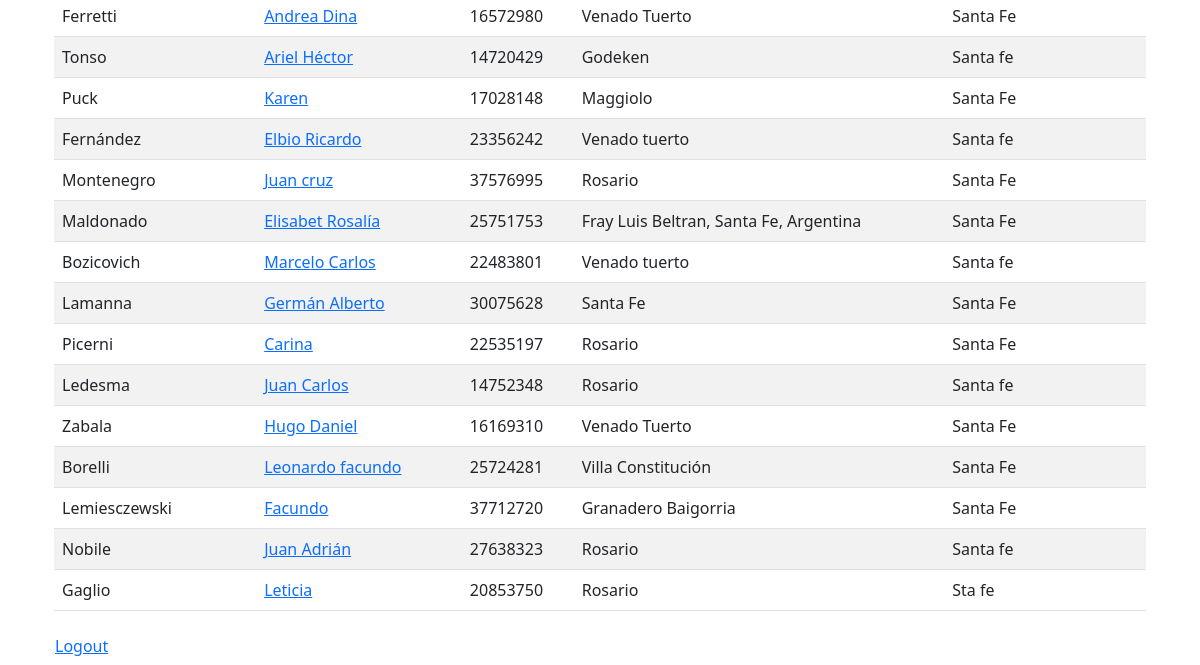
The app's page /listado/ (signed in, lower part), older data.
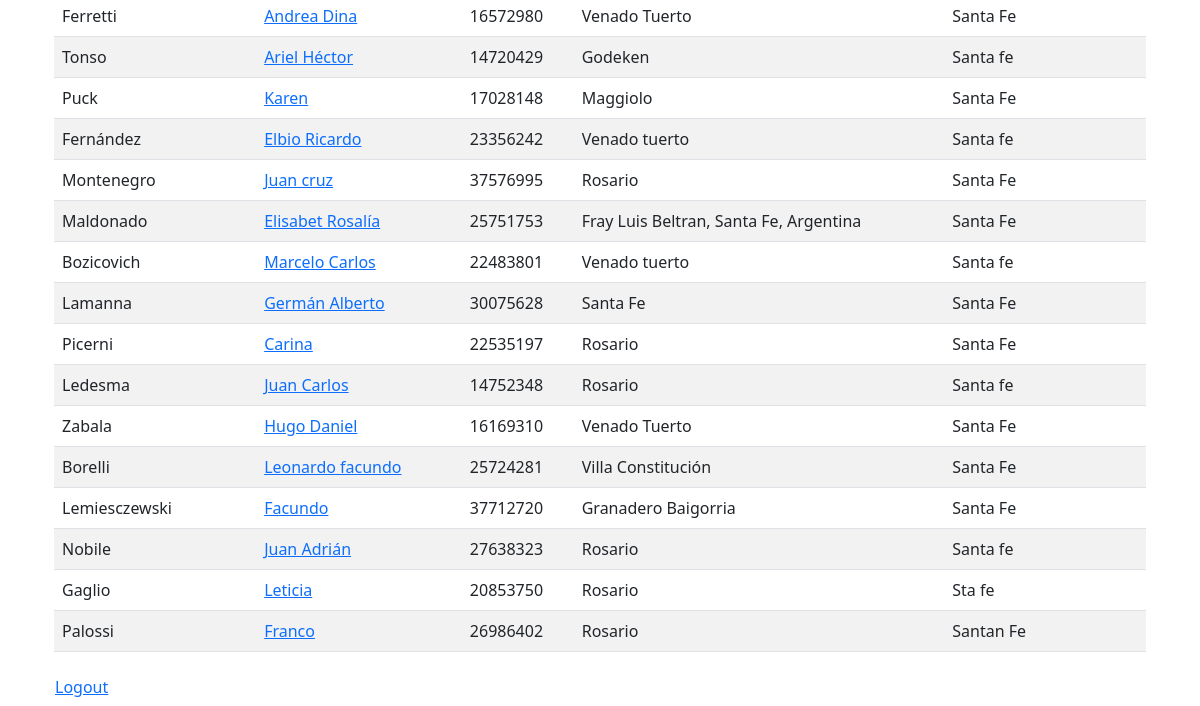
The same page, newer data.
### registro/models.py (models this page shows, shortened)
class Registro(models.Model):
    id = models.AutoField(primary_key=True)  # Este es el campo id
    apellido = models.CharField(max_length=100)
    nombres = models.CharField(max_length=100)
    dni = models.CharField(max_length=20)
    fecha_nac = models.DateField()
    ciudad = models.CharField(max_length=100)
    provincia = models.CharField(max_length=100)
    nombre_apellido_paterno = models.CharField(max_length=100)
    nombre_apellido_materno = models.CharField(max_length=100)
    celular = models.CharField(max_length=20)
    domicilio_actual = models.CharField(max_length=255)
    correo_electronico = models.EmailField()
    foto = models.ImageField(upload_to='static/fotos/')
    ministerio = models.CharField(max_length=100)
    registro = models.CharField(max_length=100)
    tipo_pabellon = models.CharField(max_length=100)
    numero_pabellon = models.CharField(max_length=100)
    seccion_pabellon = models.CharField(max_length=100)
    otros_pabellon = models.CharField(max_length=255, blank=True, null=True)
    autorizacion_iglesia = models.FileField(upload_to='static/autorizaciones/')
    activo = models.BooleanField(default=True)  # Campo para marcar como activo o inactivo

### registro/views.py (the view)
# urls.py: path('listado/', views.listado_registros, name='listado_registros'),
@login_required
def listado_registros(request):
    query = request.GET.get('q')
    if query:
        registros = Registro.objects.filter(nombres__icontains=query)
    else:
        registros = Registro.objects.all()
    return render(request, 'listado.html', {'registros': registros})

### registro/templates/listado.html (shortened to what this page needs)
{% load static %}
<!DOCTYPE html>
<html lang="es">
<head>
    <link href="https://cdn.jsdelivr.net/npm/bootstrap@5.3.0/dist/css/bootstrap.min.css" rel="stylesheet">
</head>
<body>
    <div class="container">
        <div class="container">
            <table class="table table-striped">
                <tbody>
                    {% for registro in registros %}
                    <tr>
                        <td>{{ registro.apellido }}</td>
                        <td><a href="{% url 'registro:registro_detalle' registro.id %}">{{ registro.nombres }}</a></td>
                        <td>{{ registro.dni }}</td>
                        <td>{{ registro.ciudad }}</td>
                        <td>{{ registro.provincia }}</td>
                    </tr>
                    {% endfor %}
                </tbody>
            </table>
        </div>
        <form id="logout-form" method="post" action="{% url 'logout' %}">
            <button type="submit" class="btn btn-link">Logout</button>
        </form>
    </div>
</body>
</html>

Row changes from the older to the newer data that the page shows:
added Registro: apellido "Palossi", nombres "Franco", dni "26986402", ciudad "Rosario", provincia "Santan Fe"
